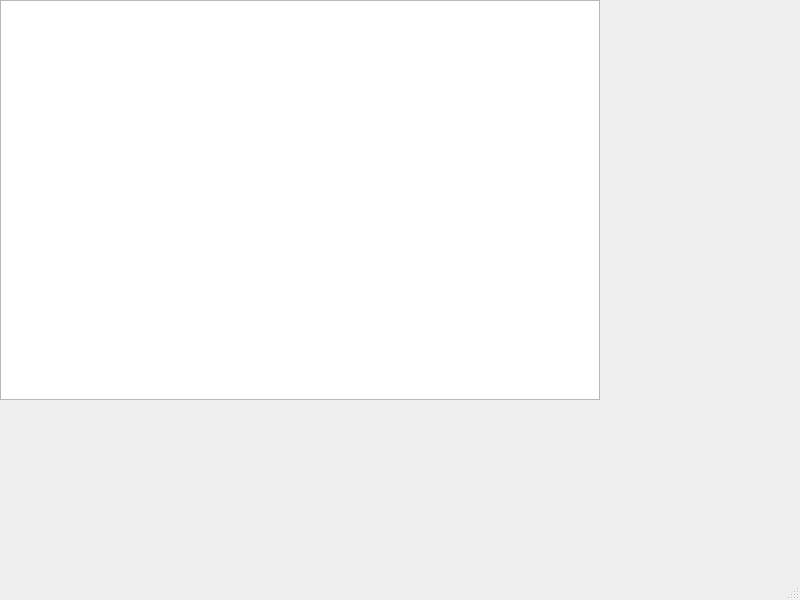
<?xml version="1.0" encoding="UTF-8"?>
<ui version="4.0">
 <class>MainWindow</class>
 <widget class="QMainWindow" name="MainWindow">
  <property name="geometry">
   <rect>
    <x>0</x>
    <y>0</y>
    <width>800</width>
    <height>600</height>
   </rect>
  </property>
  <property name="windowTitle">
   <string>MainWindow</string>
  </property>
  <widget class="QWidget" name="centralwidget">
   <widget class="QGraphicsView" name="graphicsView">
    <property name="geometry">
     <rect>
      <x>0</x>
      <y>0</y>
      <width>600</width>
      <height>400</height>
     </rect>
    </property>
   </widget>
  </widget>
  <widget class="QMenuBar" name="menubar">
   <property name="geometry">
    <rect>
     <x>0</x>
     <y>0</y>
     <width>800</width>
     <height>22</height>
    </rect>
   </property>
  </widget>
  <widget class="QStatusBar" name="statusbar"/>
 </widget>
 <resources/>
 <connections/>
</ui>
